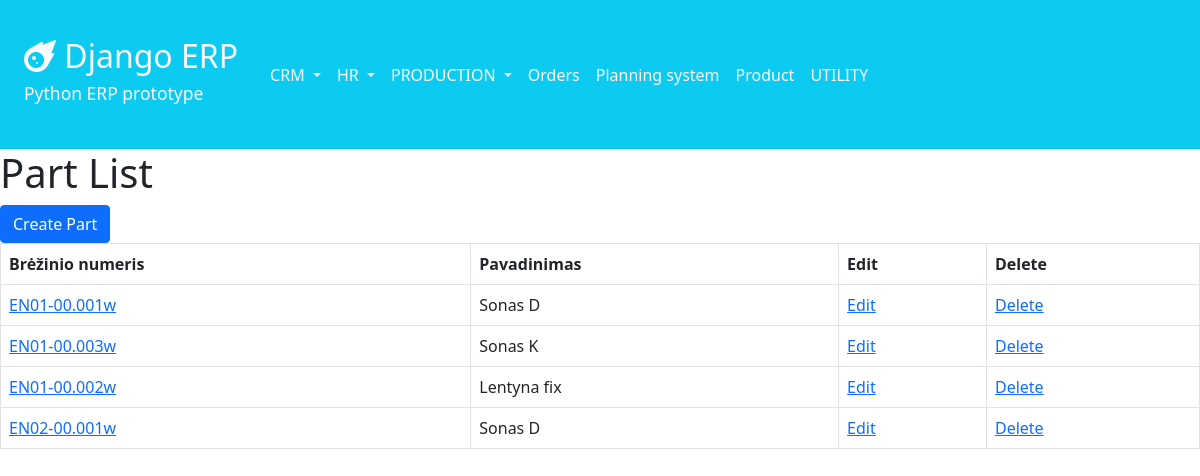
/production/parts/, run on the app's committed database.
### production/models.py (models this page shows, shortened)
class Part(models.Model):
    code_id = models.CharField(max_length=10, unique=True)
    part_drawing_code = models.CharField(max_length=255, blank=True, null=True, unique=True)
    part_name = models.CharField(max_length=255, blank=True, null=True)
    part_drawings = models.FileField(upload_to='production/drawings/', blank=True, null=True)
    wood = models.CharField(max_length=35, choices=WOOD, blank=True, null=True)
    wood_type = models.CharField(max_length=35, choices=WOOD_TYPE, blank=True, null=True)
    fsc_status = models.CharField(max_length=35, choices=FSC_TYPE, blank=True, null=True)
    quality_type = models.CharField(max_length=35, choices=QUALITY_TYPE, blank=True, null=True)
    class Meta:
        ordering = ['code_id']

### production/views.py (the view)
# urls.py: path('parts/', views.part_list, name='part_list'),
def part_list(request):
    parts = Part.objects.all()
    return render(request, 'production/part/part_list.html', {'parts': parts})

### production/templates/production/part/part_list.html
{% extends 'navbar.html' %}
{% block content %}
    <h1>Part List</h1>
    <a href="{% url 'production:create_part' %}" class="btn btn-primary">Create Part</a>
    <table class="table table-bordered">
        <thead>
        <tr>
            <th>Brėžinio numeris</th>
            <th>Pavadinimas</th>
            <th>Edit</th>
            <th>Delete</th>
        </tr>
        </thead>
        <tbody>
        {% for part in parts %}
            <tr>
                <td><a href="{% url 'production:part_detail' part.pk %}">{{ part.part_drawing_code }}</a></td>
                <td>{{ part.part_name }}</td>
                <td><a href="{% url 'production:update_part' part.pk %}">Edit</a></td>
                <td><a href="{% url 'production:delete_part' part.pk %}">Delete</a></td>
            </tr>
        {% endfor %}
        </tbody>
    </table>
{% endblock %}

### data on the page
Part: part_drawing_code "EN01-00.001w", part_name "Sonas D"
Part: part_drawing_code "EN01-00.003w", part_name "Sonas K"
Part: part_drawing_code "EN01-00.002w", part_name "Lentyna fix"
Part: part_drawing_code "EN02-00.001w", part_name "Sonas D"
